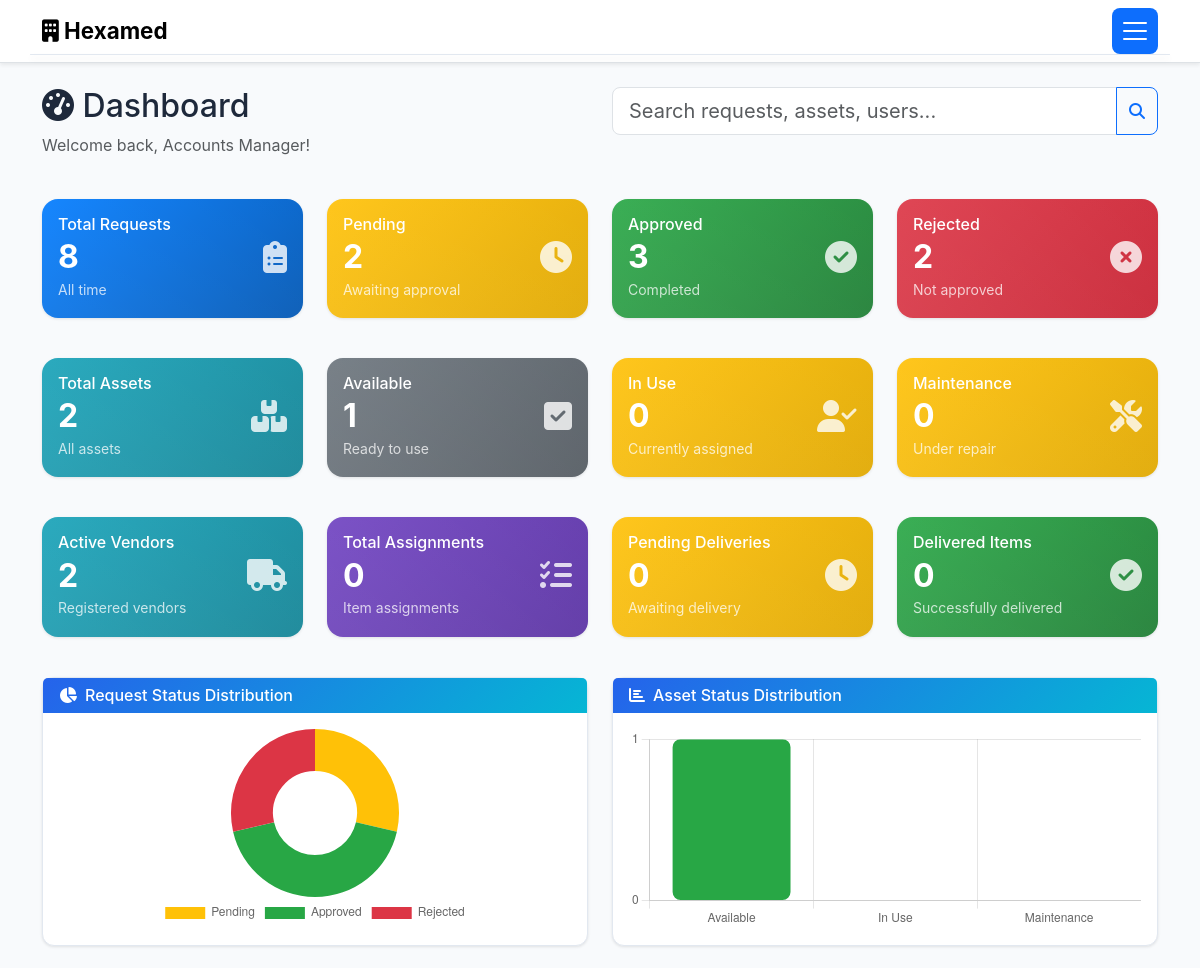
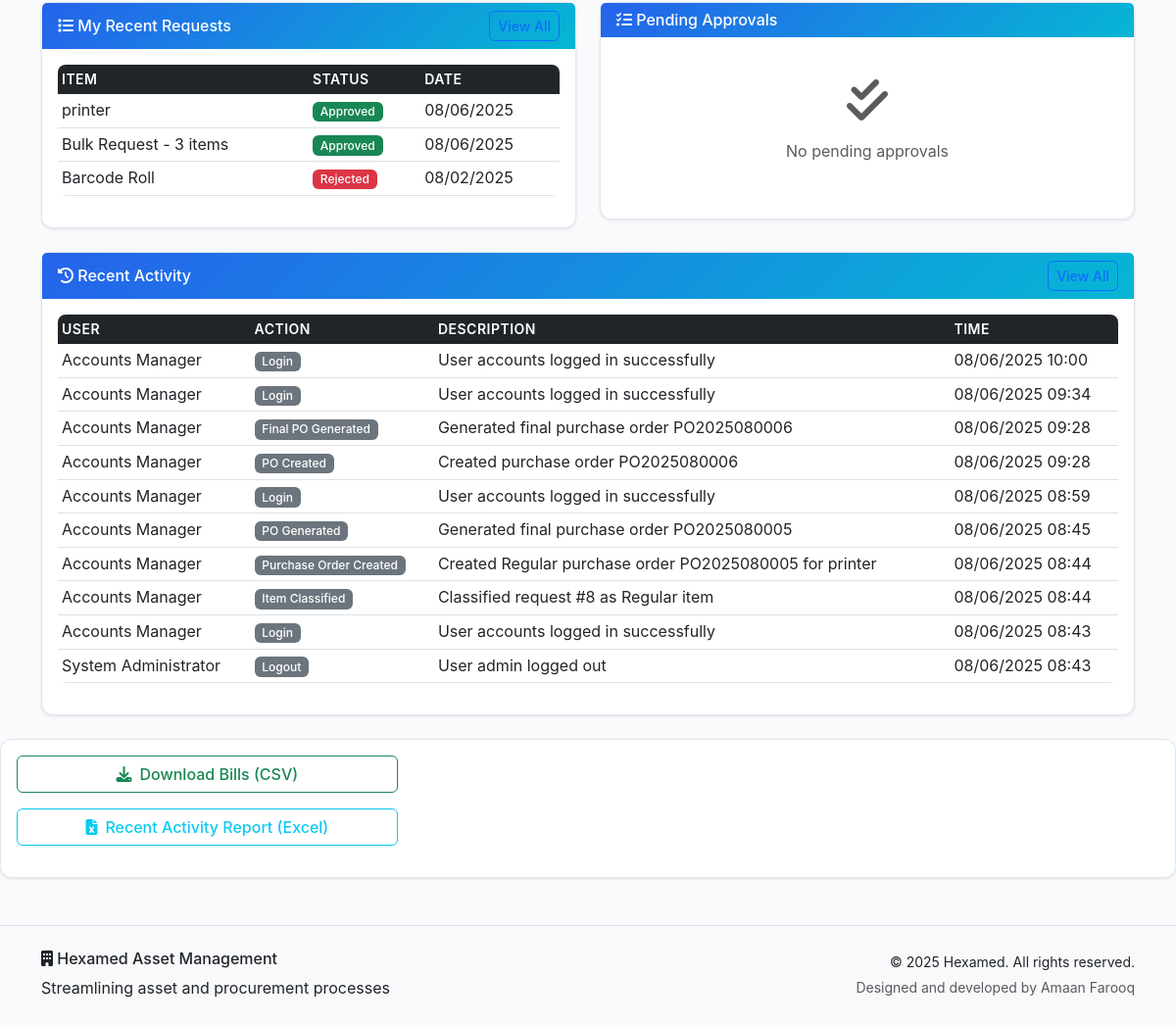
/dashboard (signed in), run on an earlier commit of the app's database (2 pictures, top to bottom).
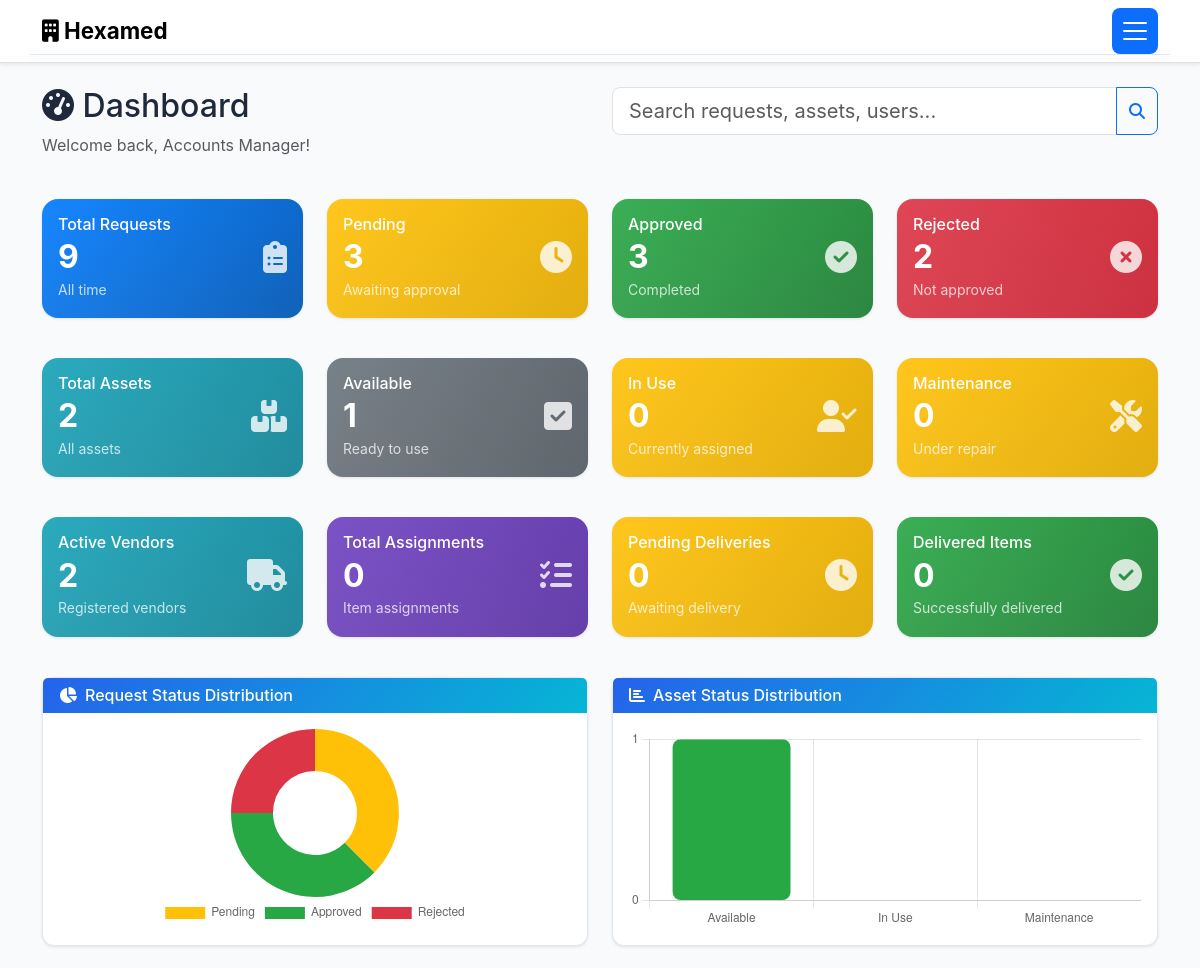
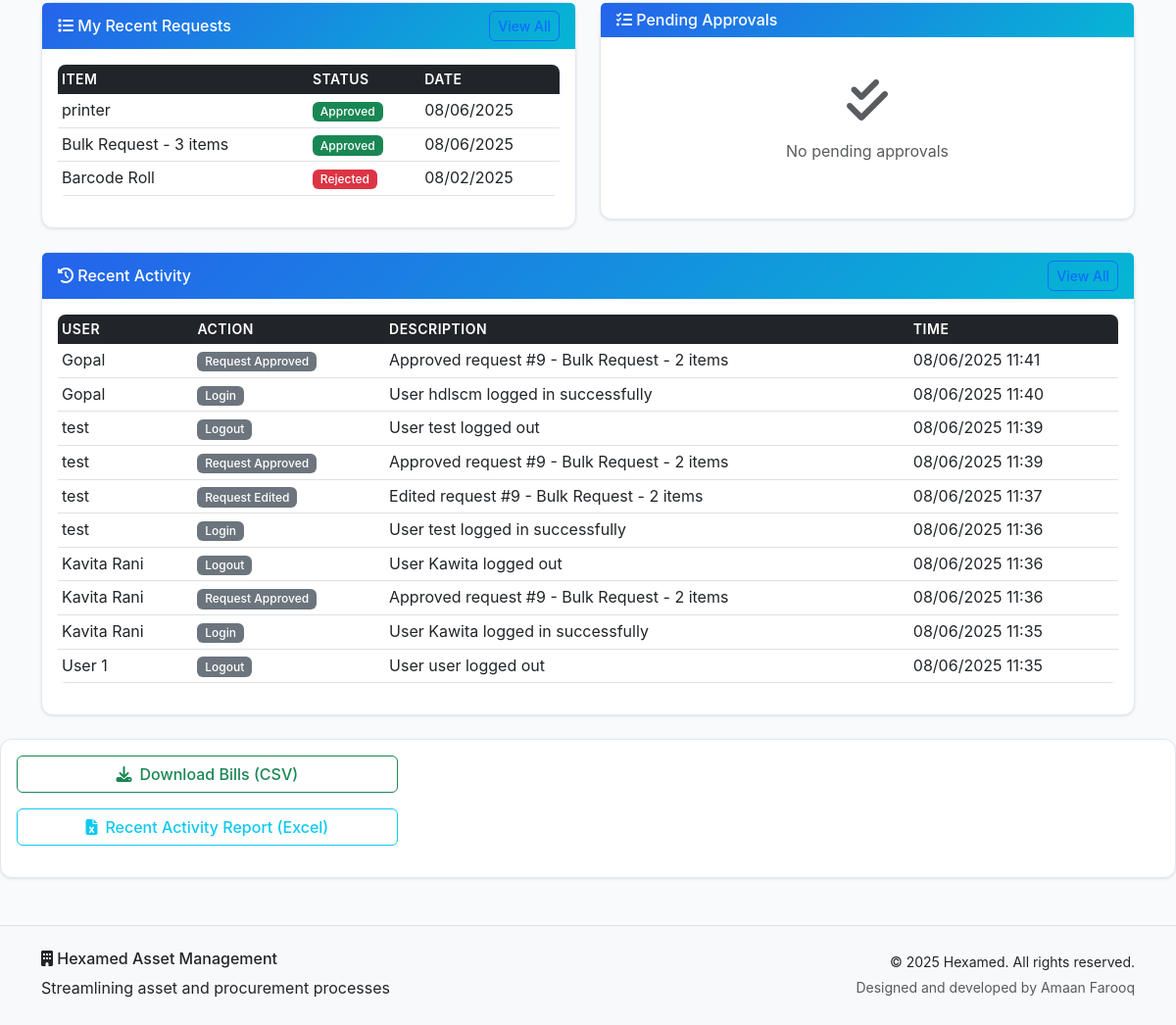
And on a later commit of the database (2 pictures, top to bottom).
### models.py (models this page shows, shortened)
class AssetRequest(db.Model):
    id = db.Column(db.Integer, primary_key=True)
    item_name = db.Column(db.String(200), nullable=False)
    quantity = db.Column(db.Integer, nullable=False)
    purpose = db.Column(db.Text, nullable=False)
    request_type = db.Column(db.String(50), nullable=False)
    estimated_cost = db.Column(db.Float)
    urgency = db.Column(db.String(20), default='Normal')
    is_bulk_request = db.Column(db.Boolean, default=False)
    bulk_items = db.Column(db.Text)  # JSON array of items for bulk requests
    item_classification = db.Column(db.String(20))  # 'Regular' or 'Specific' - set by SCM
    status = db.Column(db.String(20), default='Pending')
    current_approval_level = db.Column(db.Integer, default=1)
    floor = db.Column(db.String(50))
    fulfilled_from_asset_id = db.Column(db.Integer, db.ForeignKey('asset.id'))
    fulfilled_quantity = db.Column(db.Integer, default=0)
    fulfilled_by = db.Column(db.Integer, db.ForeignKey('user.id'))
    fulfilled_at = db.Column(db.DateTime)
    fulfillment_notes = db.Column(db.Text)
    created_at = db.Column(db.DateTime, default=datetime.utcnow)
    updated_at = db.Column(db.DateTime, default=datetime.utcnow, onupdate=datetime.utcnow)
    user_id = db.Column(db.Integer, db.ForeignKey('user.id'), nullable=False)
    uploaded_files = db.relationship('UploadedFile', backref='request', lazy=True, cascade='all, delete-orphan')
    approvals = db.relationship('Approval', backref='request', lazy=True, cascade='all, delete-orphan')
    fulfilled_from_asset = db.relationship('Asset', foreign_keys=[fulfilled_from_asset_id])
    fulfilled_by_user = db.relationship('User', foreign_keys=[fulfilled_by])

class ActivityLog(db.Model):
    id = db.Column(db.Integer, primary_key=True)
    action = db.Column(db.String(100), nullable=False)
    description = db.Column(db.Text, nullable=False)
    timestamp = db.Column(db.DateTime, default=datetime.utcnow)
    ip_address = db.Column(db.String(45))
    user_id = db.Column(db.Integer, db.ForeignKey('user.id'), nullable=False)
    request_id = db.Column(db.Integer, db.ForeignKey('asset_request.id'), nullable=True)
    user = db.relationship('User', backref='activities')
    request = db.relationship('AssetRequest', backref='activities')

class User(db.Model):
    id = db.Column(db.Integer, primary_key=True)
    username = db.Column(db.String(80), unique=True, nullable=False)
    email = db.Column(db.String(120), unique=True, nullable=False)
    password_hash = db.Column(db.String(256), nullable=False)
    role = db.Column(db.String(50), nullable=False, default='User')
    full_name = db.Column(db.String(100), nullable=False)
    floor = db.Column(db.String(50))
    department = db.Column(db.String(100))
    created_at = db.Column(db.DateTime, default=datetime.utcnow)
    is_active = db.Column(db.Boolean, default=True)
    requests = db.relationship('AssetRequest', foreign_keys='AssetRequest.user_id', backref='requester', lazy=True)

### routes.py (the view)
    def decorated_function(*args, **kwargs):
        if 'user_id' not in session:
            flash('Please log in to access this page.', 'warning')
            return redirect(url_for('login'))
        return f(*args, **kwargs)

### routes.py (called while the page is built)
def require_login(f):
    def decorated_function(*args, **kwargs):
        if 'user_id' not in session:
            flash('Please log in to access this page.', 'warning')
            return redirect(url_for('login'))
        return f(*args, **kwargs)
    decorated_function.__name__ = f.__name__
    return decorated_function

### templates/dashboard.html (shortened to what the changed rows need)
{% extends "base.html" %}
{% block content %}
<div class="container my-4">
    <div class="row mb-4">
        <div class="col-lg-6">
            <h2><i class="fas fa-tachometer-alt"></i> Dashboard</h2>
        </div>
    </div>
    <div class="row mb-4">
        <div class="col-lg-3 col-md-6 mb-3">
            <div class="card stat-card bg-gradient-primary text-white h-100">
                <div class="card-body">
                    <div class="d-flex justify-content-between align-items-center">
                        <div>
                            <h6 class="card-title mb-1">Total Requests</h6>
                            <h2 class="mb-0 fw-bold">{{ stats.total_requests }}</h2>
                            <small class="opacity-75">All time</small>
                        </div>
                    </div>
                </div>
            </div>
        </div>
        <div class="col-lg-3 col-md-6 mb-3">
            <div class="card stat-card bg-gradient-warning text-white h-100">
                <div class="card-body">
                    <div class="d-flex justify-content-between align-items-center">
                        <div>
                            <h6 class="card-title mb-1">Pending</h6>
                            <h2 class="mb-0 fw-bold">{{ stats.pending_requests }}</h2>
                            <small class="opacity-75">Awaiting approval</small>
                        </div>
                    </div>
                </div>
            </div>
        </div>
        <div class="col-lg-3 col-md-6 mb-3">
            <div class="card stat-card bg-gradient-success text-white h-100">
                <div class="card-body">
                    <div class="d-flex justify-content-between align-items-center">
                        <div>
                            <h2 class="mb-0 fw-bold">{{ stats.approved_requests }}</h2>
                        </div>
                    </div>
                </div>
            </div>
        </div>
        <div class="col-lg-3 col-md-6 mb-3">
            <div class="card stat-card bg-gradient-danger text-white h-100">
                <div class="card-body">
                    <div class="d-flex justify-content-between align-items-center">
                        <div>
                            <h2 class="mb-0 fw-bold">{{ stats.rejected_requests }}</h2>
                        </div>
                    </div>
                </div>
            </div>
        </div>
    </div>
    <div class="row mb-4">
        <div class="col-lg-3 col-md-6 mb-3">
            <div class="card stat-card bg-gradient-info text-white h-100">
                <div class="card-body">
                    <div class="d-flex justify-content-between align-items-center">
                        <div>
                            <h2 class="mb-0 fw-bold">{{ stats.total_assets }}</h2>
                        </div>
                    </div>
                </div>
            </div>
        </div>
        <div class="col-lg-3 col-md-6 mb-3">
            <div class="card stat-card bg-gradient-secondary text-white h-100">
                <div class="card-body">
                    <div class="d-flex justify-content-between align-items-center">
                        <div>
                            <h2 class="mb-0 fw-bold">{{ stats.available_assets }}</h2>
                        </div>
                    </div>
                </div>
            </div>
        </div>
        <div class="col-lg-3 col-md-6 mb-3">
            <div class="card stat-card bg-gradient-warning text-white h-100">
                <div class="card-body">
                    <div class="d-flex justify-content-between align-items-center">
                        <div>
                            <h2 class="mb-0 fw-bold">{{ stats.in_use_assets }}</h2>
                        </div>
                    </div>
                </div>
            </div>
        </div>
        <div class="col-lg-3 col-md-6 mb-3">
            <div class="card stat-card bg-gradient-warning text-white h-100">
                <div class="card-body">
                    <div class="d-flex justify-content-between align-items-center">
                        <div>
                            <h2 class="mb-0 fw-bold">{{ stats.maintenance_assets }}</h2>
                        </div>
                    </div>
                </div>
            </div>
        </div>
    </div>
    {% if user.role in ['Admin', 'MD', 'Accounts/SCM'] %}
    <div class="row mb-4">
        <div class="col-lg-3 col-md-6 mb-3">
            <div class="card stat-card bg-gradient-info text-white h-100">
                <div class="card-body">
                    <div class="d-flex justify-content-between align-items-center">
                        <div>
                            <h2 class="mb-0 fw-bold">{{ stats.total_vendors }}</h2>
                        </div>
                    </div>
                </div>
            </div>
        </div>
        <div class="col-lg-3 col-md-6 mb-3">
            <div class="card stat-card text-white h-100" style="background: linear-gradient(135deg, #6f42c1, #5a32a3) !important;">
                <div class="card-body">
                    <div class="d-flex justify-content-between align-items-center">
                        <div>
                            <h2 class="mb-0 fw-bold">{{ stats.total_assignments }}</h2>
                        </div>
                    </div>
                </div>
            </div>
        </div>
        <div class="col-lg-3 col-md-6 mb-3">
            <div class="card stat-card bg-gradient-warning text-white h-100">
                <div class="card-body">
                    <div class="d-flex justify-content-between align-items-center">
                        <div>
                            <h2 class="mb-0 fw-bold">{{ stats.pending_assignments }}</h2>
                        </div>
                    </div>
                </div>
            </div>
        </div>
        <div class="col-lg-3 col-md-6 mb-3">
            <div class="card stat-card bg-gradient-success text-white h-100">
                <div class="card-body">
                    <div class="d-flex justify-content-between align-items-center">
                        <div>
                            <h2 class="mb-0 fw-bold">{{ stats.delivered_assignments }}</h2>
                        </div>
                    </div>
                </div>
            </div>
        </div>
    </div>
    {% endif %}
    <div class="row mb-4">
        <div class="col-lg-6">
            <div class="card">
                <div class="card-body">
                    <canvas id="requestChart" width="400" height="200"></canvas>
                </div>
            </div>
        </div>
    </div>
    <div class="row">
        <div class="col-lg-6 mb-4">
            <div class="card">
                <div class="card-body">
                    {% if user_requests %}
                        <div class="table-responsive">
                            <table class="table table-sm">
                                <thead>
                                    <tr>
                                        <th>Item</th>
                                        <th>Status</th>
                                        <th>Date</th>
                                    </tr>
                                </thead>
                                <tbody>
                                    {% for req in user_requests %}
                                    <tr>
                                        <td>{{ req.item_name }}</td>
                                        <td>
                                            {% if req.status == 'Pending' %}
                                                <span class="badge bg-warning">{{ req.status }}</span>
                                            {% elif req.status == 'Approved' %}
                                                <span class="badge bg-success">{{ req.status }}</span>
                                            {% elif req.status == 'Rejected' %}
                                                <span class="badge bg-danger">{{ req.status }}</span>
                                            {% else %}
                                                <span class="badge bg-secondary">{{ req.status }}</span>
                                            {% endif %}
                                        </td>
                                        <td>{{ req.created_at.strftime('%m/%d/%Y') if req.created_at else 'N/A' }}</td>
                                    </tr>
                                    {% endfor %}
                                </tbody>
                            </table>
                        </div>
                    {% else %}
                        <div class="text-center py-4">
                            <i class="fas fa-inbox fa-3x text-muted mb-3"></i>
                            <p class="text-muted">No requests yet</p>
                            <a href="{{ url_for('create_request') }}" class="btn btn-primary">Create Your First Request</a>
                        </div>
                    {% endif %}
                </div>
            </div>
        </div>
    </div>
    <div class="row">
        <div class="col-12">
            <div class="card">
                <div class="card-body">
                    {% if recent_activities %}
                        <div class="table-responsive">
                            <table class="table table-sm">
                                <thead>
                                    <tr>
                                        <th>User</th>
                                        <th>Action</th>
                                        <th>Description</th>
                                        <th>Time</th>
                                    </tr>
                                </thead>
                                <tbody>
                                    {% for activity in recent_activities %}
                                    <tr>
                                        <td>{{ activity.user.full_name }}</td>
                                        <td>
                                            <span class="badge bg-secondary">{{ activity.action }}</span>
                                        </td>
                                        <td>{{ activity.description }}</td>
                                        <td>{{ activity.timestamp.strftime('%m/%d/%Y %H:%M') if activity.timestamp else 'N/A' }}</td>
                                    </tr>
                                    {% endfor %}
                                </tbody>
                            </table>
                        </div>
                    {% else %}
                        <div class="text-center py-4">
                            <i class="fas fa-history fa-3x text-muted mb-3"></i>
                            <p class="text-muted">No recent activity</p>
                        </div>
                    {% endif %}
                </div>
            </div>
        </div>
    </div>
</div>
<script>
    // Request Status Chart
    const requestCtx = document.getElementById('requestChart').getContext('2d');
    new Chart(requestCtx, {
        type: 'doughnut',
        data: {
            labels: ['Pending', 'Approved', 'Rejected'],
            datasets: [{
                data: [{{ stats.pending_requests }}, {{ stats.approved_requests }}, {{ stats.rejected_requests }}],
                backgroundColor: [
                    '#ffc107',
                    '#28a745',
                    '#dc3545'
                ],
                borderWidth: 0
            }]
        },
        options: {
            responsive: true,
            maintainAspectRatio: false,
            plugins: {
                legend: {
                    position: 'bottom'
                }
            }
        }
    });
    // Asset Status Chart
    const assetCtx = document.getElementById('assetChart').getContext('2d');
    new Chart(assetCtx, {
        type: 'bar',
        data: {
            labels: ['Available', 'In Use', 'Maintenance'],
            datasets: [{
                label: 'Assets',
                data: [{{ stats.available_assets }}, {{ stats.in_use_assets }}, {{ stats.maintenance_assets }}],
                backgroundColor: [
                    '#28a745',
                    '#ffc107',
                    '#dc3545'
                ],
                borderRadius: 8,
                borderSkipped: false
            }]
        },
        options: {
            responsive: true,
            maintainAspectRatio: false,
            plugins: {
                legend: {
                    display: false
                }
            },
            scales: {
                y: {
                    beginAtZero: true,
                    ticks: {
                        stepSize: 1
                    }
                }
            }
        }
    });
</script>
{% endblock %}

What changed in the data, as far as the page shows it:
no longer on this page (row unchanged): ActivityLog: user.full_name "Accounts Manager", action "Login", description "User accounts logged in successfully", timestamp "08/06/2025 10:00"
no longer on this page (row unchanged): ActivityLog: user.full_name "Accounts Manager", action "Login", description "User accounts logged in successfully", timestamp "08/06/2025 09:34"
no longer on this page (row unchanged): ActivityLog: user.full_name "Accounts Manager", action "Final PO Generated", description "Generated final purchase order PO2025080006", timestamp "08/06/2025 09:28"
no longer on this page (row unchanged): ActivityLog: user.full_name "Accounts Manager", action "PO Created", description "Created purchase order PO2025080006", timestamp "08/06/2025 09:28"
no longer on this page (row unchanged): ActivityLog: user.full_name "Accounts Manager", action "Login", description "User accounts logged in successfully", timestamp "08/06/2025 08:59"
no longer on this page (row unchanged): ActivityLog: user.full_name "Accounts Manager", action "PO Generated", description "Generated final purchase order PO2025080005", timestamp "08/06/2025 08:45"
no longer on this page (row unchanged): ActivityLog: user.full_name "Accounts Manager", action "Purchase Order Created", description "Created Regular purchase order PO2025080005 for printer", timestamp "08/06/2025 08:44"
no longer on this page (row unchanged): ActivityLog: user.full_name "Accounts Manager", action "Item Classified", description "Classified request #8 as Regular item", timestamp "08/06/2025 08:44"
no longer on this page (row unchanged): ActivityLog: user.full_name "Accounts Manager", action "Login", description "User accounts logged in successfully", timestamp "08/06/2025 08:43"
no longer on this page (row unchanged): ActivityLog: user.full_name "System Administrator", action "Logout", description "User admin logged out", timestamp "08/06/2025 08:43"
added ActivityLog: user.full_name "Gopal", action "Request Approved", description "Approved request #9 - Bulk Request - 2 items", timestamp "08/06/2025 11:41"
added ActivityLog: user.full_name "Gopal", action "Login", description "User hdlscm logged in successfully", timestamp "08/06/2025 11:40"
added ActivityLog: user.full_name "test", action "Logout", description "User test logged out", timestamp "08/06/2025 11:39"
added ActivityLog: user.full_name "test", action "Request Approved", description "Approved request #9 - Bulk Request - 2 items", timestamp "08/06/2025 11:39"
added ActivityLog: user.full_name "test", action "Request Edited", description "Edited request #9 - Bulk Request - 2 items", timestamp "08/06/2025 11:37"
added ActivityLog: user.full_name "test", action "Login", description "User test logged in successfully", timestamp "08/06/2025 11:36"
added ActivityLog: user.full_name "Kavita Rani", action "Logout", description "User Kawita logged out", timestamp "08/06/2025 11:36"
added ActivityLog: user.full_name "Kavita Rani", action "Request Approved", description "Approved request #9 - Bulk Request - 2 items", timestamp "08/06/2025 11:36"
added ActivityLog: user.full_name "Kavita Rani", action "Login", description "User Kawita logged in successfully", timestamp "08/06/2025 11:35"
added ActivityLog: user.full_name "User 1", action "Logout", description "User user logged out", timestamp "08/06/2025 11:35"
Also different on the page:
{{ stats.total_requests }}: "8" → "9"
{{ stats.pending_requests }}: "2" → "3"
chart data {{ stats.pending_requests }}: 2 → 3
